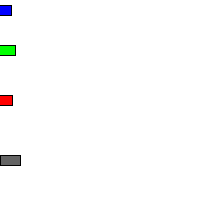
Frame 1 (no input)
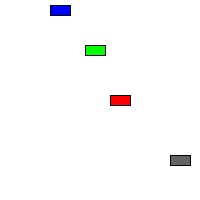
Frame 60 (the mouse pressed at the canvas centre just before this capture)
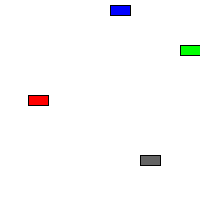
Frame 120 (the mouse held since frame 60 and released just before this capture)

The Processing sketch that drew these frames (run headless with seeded random() and noise(); from frame 60 on, the mouse is pressed at the canvas centre):

// Processing sketch: processing_103352
// ── processing_103352.pde

Car myCar1;
Car myCar2; // Two objects!
Car myCar3;
Car myCar4;

void setup() {
  size(200,200);
  // Parameters go inside the parentheses when the object is constructed.
  myCar1 = new Car(color(255,0,0),0,100,2); 
  myCar2 = new Car(color(0,0,255),0,10,1);
  myCar3 = new Car(color(0,255,0),0,50,5);
  myCar4 = new Car(color(100,100,100),0,160,10);
}

void draw() {
  background(255);
  myCar1.drive();
  myCar1.display();
  myCar2.drive();
  myCar2.display();
  myCar3.drive();
  myCar3.display();
  myCar4.drive();
  myCar4.display();
}

// Even though there are multiple objects, we still only need one class. 
// No matter how many cookies we make, only one cookie cutter is needed.
class Car { 
  color c;
  float xpos;
  float ypos;
  float xspeed;

  // The Constructor is defined with arguments.
  Car(color tempC, float tempXpos, float tempYpos, float tempXspeed) { 
    c = tempC;
    xpos = tempXpos;
    ypos = tempYpos;
    xspeed = tempXspeed;
  }

  void display() {
    stroke(0);
    fill(c);
    rectMode(CENTER);
    rect(xpos,ypos,20,10);
  }

  void drive() {
    xpos = xpos + xspeed;
    if (xpos > width) {
      xpos = 0;
    }
  }
}
